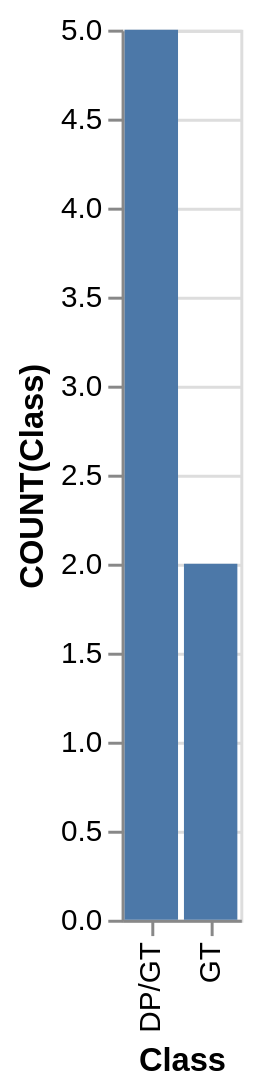

Vega-Lite specification stored for this chart:
### Vega-Lite specification from a JSON file in a GitHub repository (floating-point values rounded to 4 significant figures)
{"data": {"values": [{"x_data": "DP/GT", "y_data": 5}, {"x_data": "GT", "y_data": 2}]}, "mark": "bar", "encoding": {"x": {"field": "x_data", "type": "nominal", "title": "Class", "sort": {"op": "sum", "field": "y_data", "order": "descending"}}, "y": {"field": "y_data", "type": "quantitative", "title": "COUNT(Class)"}}}
